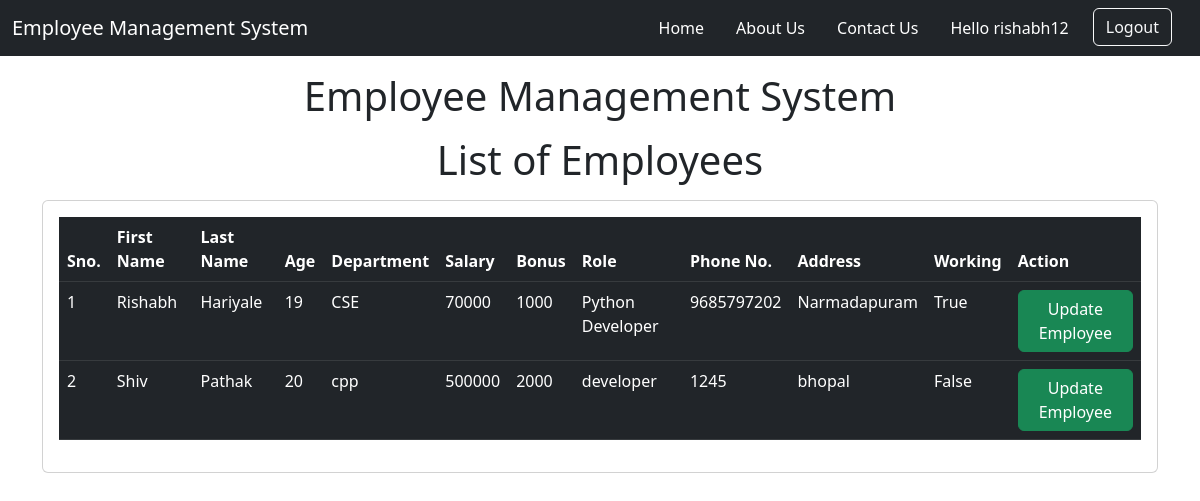
The page /all_emp (signed in) on the database its author committed.
### emp/models.py (models this page shows, shortened)
class Employee1(models.Model):
    emp_first_name = models.CharField(max_length = 200 , null = False )
    emp_last_name = models.CharField(max_length = 200 ,null = False )
    emp_age = models.IntegerField(max_length = 3)
    emp_department = models.CharField(max_length = 100 , null = False)
    emp_salary = models.IntegerField(max_length = 10 , default = 0)
    emp_bonus = models.IntegerField(max_length = 10 ,default = 0)
    emp_role = models.CharField(max_length = 100 , null = False)
    emp_phone = models.IntegerField(max_length = 10 , default = 0)
    emp_address = models.CharField(max_length = 200 ,null = False)
    emp_working = models.BooleanField(default= True)

### emp/views.py (the view)
# urls.py: path('all_emp' , views.all_emp, name='all_emp'),
def all_emp(request):
    emps = Employee1.objects.all()
    return render(request , "all_emp.html" ,{"emps": emps})

### emp/templates/all_emp.html (shortened to what this page needs)
<!doctype html>
<html lang="en">
  <head>
    <link href="https://cdn.jsdelivr.net/npm/bootstrap@5.2.2/dist/css/bootstrap.min.css" rel="stylesheet">
  </head>
  <body>
    {% include "navbar.html" %}
    <h1 class = "text-center my-3">Employee Management System</h1>
    <h1 class = "text-center my-3">List of Employees</h1>
    <div class="container">
      <div class="row">
        <div class="col-md-12">
          <div class="card">
            <div class="card-body">
              <table class="table table-dark table-hover">
                <thead>
                  <tr>
                    <th scope="col">Sno.</th>
                    <th scope="col">First Name</th>
                    <th scope="col">Last Name</th>
                    <th scope="col">Age</th>
                    <th scope="col">Department</th>
                    <th scope="col">Salary</th>
                    <th scope="col">Bonus</th>
                    <th scope="col">Role</th>
                    <th scope="col">Phone No.</th>
                    <th scope="col">Address</th>
                    <th scope="col">Working</th>
                    <th scope="col">Action</th>
                  </tr>
                </thead>
                <tbody>
                  {% for e in  emps %}
                  <tr>
                    <td>{{forloop.counter}}</td>
                    <td>{{e.emp_first_name}}</td>
                    <td>{{e.emp_last_name}}</td>
                    <td>{{e.emp_age}}</td>
                    <td>{{e.emp_department}}</td>
                    <td>{{e.emp_salary}}</td>
                    <td>{{e.emp_bonus}}</td>
                    <td>{{e.emp_role}}</td>
                    <td>{{e.emp_phone}}</td>
                    <td>{{e.emp_address}}</td>
                    <td>{{e.emp_working}}</td>
                    <td><a  href = "/update_emp/{{e.id}}"<button class="btn btn-success">Update Employee</button></td></a>
                  </tr>
                  {% endfor %}
                </tbody>
              </table>
            </div>
          </div>
        </div>
      </div>
    </div>
  </body>
</html>

### emp/templates/navbar.html (shortened to what this page needs)
<nav class="navbar navbar-expand-lg navbar-dark bg-dark">
  <div class="container-fluid">
    <a class="navbar-brand" href="/ ">Employee Management System</a>
    <div class="collapse navbar-collapse" id="navbarNavDropdown">
      <ul class="navbar-nav p-s-2 ms-auto">
        <li class="nav-item me-3">
          <a class="nav-link active" aria-current="page" href="/">Home</a>
        </li>
        <li class="nav-item me-3">
          <a class="nav-link active" aria-current="page" href="#">About Us</a>
        </li>
        <li class="nav-item me-3">
          <a class="nav-link active" aria-current="page" href="#">Contact Us</a>
        </li>
        {%if user.is_authenticated %}
        <li class="nav-item me-3">
          <a class="nav-link active" aria-current="page" href="#">Hello {{user.username}}</a>
        </li>
        <li class="nav-item me-3">
          <a href="accounts/logout/" button type="button" class="btn btn-outline-light">Logout</button></a>
        </li>
        {% else %}
        <li class="nav-item me-3">
          <a href="accounts/login/" button type="button" class="btn btn-outline-light">Login</button></a>
        </li>
        {% endif %}
      </ul>
    </div>
  </div>
</nav>

### rows shown on the page
Employee1: emp_first_name "Rishabh", emp_last_name "Hariyale", emp_age "19", emp_department "CSE", emp_salary "70000", emp_bonus "1000", emp_role "Python Developer", emp_phone "9685797202", emp_address "Narmadapuram", emp_working "True"
Employee1: emp_first_name "Shiv", emp_last_name "Pathak", emp_age "20", emp_department "cpp", emp_salary "500000", emp_bonus "2000", emp_role "developer", emp_phone "1245", emp_address "bhopal", emp_working "False"

### other values the page prints
{{ user.username }} "rishabh12"
